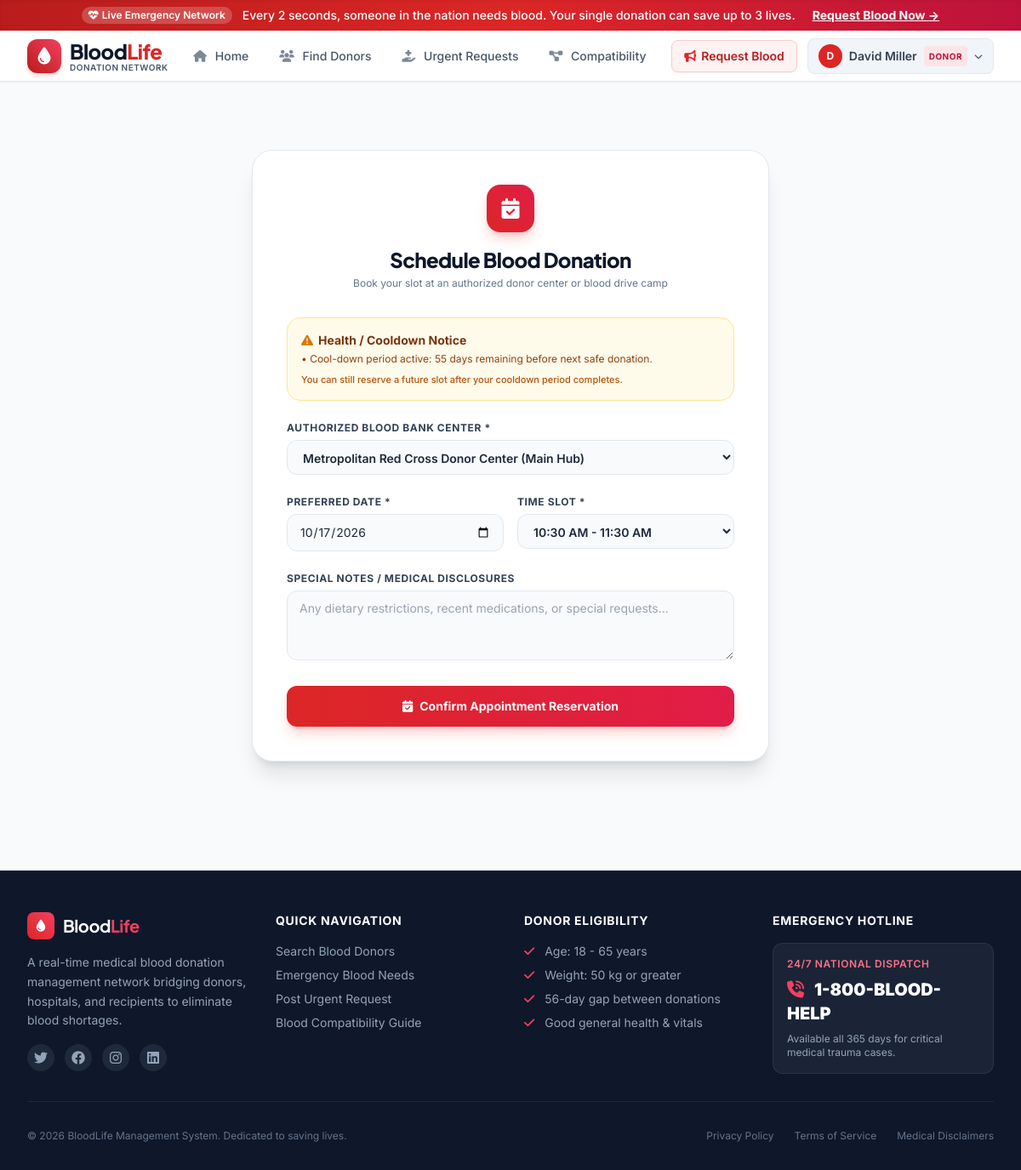
Page /appointments/book (signed in) on the committed database.
### tables this page shows
CREATE TABLE users (
            id INTEGER PRIMARY KEY AUTOINCREMENT,
            full_name TEXT NOT NULL,
            email TEXT UNIQUE NOT NULL,
            password_hash TEXT NOT NULL,
            role TEXT NOT NULL DEFAULT 'donor', -- 'donor', 'recipient', 'admin'
            blood_group TEXT,
            phone TEXT NOT NULL,
            city TEXT NOT NULL,
            age INTEGER,
            gender TEXT,
            weight REAL,
            is_available INTEGER DEFAULT 1,
            last_donation_date TEXT,
            created_at TIMESTAMP DEFAULT CURRENT_TIMESTAMP
        );

### app.py (the view, shortened to what this page needs)
@app.route('/appointments/book', methods=['GET', 'POST'])
@login_required
def book_appointment():
    user = get_current_user()
    if user['role'] != 'donor' and user['role'] != 'admin':
        flash('Only registered donors can book blood donation appointments.', 'warning')
        return redirect(url_for('dashboard'))
    eligibility = check_eligibility(user)
    return render_template('book_appointment.html', eligibility=eligibility)

### app.py (called while the page is built)
@app.context_processor
def inject_global_data():
    user = get_current_user()
    return {
        'current_user': user,
        'COMPATIBILITY_MATRIX': COMPATIBILITY_MATRIX,
        'current_year': datetime.now().year
    }

### auth.py (called while the page is built)
def get_current_user():
    if 'user_id' not in session:
        return None
    conn = get_db_connection()
    user = conn.execute('SELECT * FROM users WHERE id = ?', (session['user_id'],)).fetchone()
    conn.close()
    return user

def login_required(f):
    @wraps(f)
    def decorated_function(*args, **kwargs):
        if 'user_id' not in session:
            flash('Please log in to access this page.', 'warning')
            return redirect(url_for('login'))
        return f(*args, **kwargs)
    return decorated_function

### database.py (called while the page is built)
def get_db_connection():
    conn = sqlite3.connect(DB_PATH)
    conn.row_factory = sqlite3.Row
    return conn

### templates/book_appointment.html (shortened to what this page needs)
{% extends "base.html" %}
{% block content %}
<div class="py-12 sm:py-16 px-4 sm:px-6 lg:px-8 max-w-2xl mx-auto">
    <div class="bg-white p-8 sm:p-10 rounded-3xl shadow-xl border border-slate-200">
        <div class="text-center mb-8">
            <div class="w-14 h-14 mx-auto rounded-2xl bg-gradient-to-tr from-blood-600 to-rose-600 flex items-center justify-center text-white shadow-lg shadow-blood-500/25 mb-4">
                <i class="fa-solid fa-calendar-check text-2xl"></i>
            </div>
            <h2 class="text-2xl font-black text-slate-900 tracking-tight" style="font-family: 'Plus Jakarta Sans', sans-serif;">
                Schedule Blood Donation
            </h2>
            <p class="text-xs text-slate-500 mt-1">Book your slot at an authorized donor center or blood drive camp</p>
        </div>
        {% if not eligibility.eligible %}
        <div class="mb-6 p-4 rounded-2xl bg-amber-50 border border-amber-200 text-amber-800 text-xs space-y-1">
            <div class="font-bold flex items-center gap-1.5 text-sm text-amber-900">
                <i class="fa-solid fa-triangle-exclamation text-amber-600"></i> Health / Cooldown Notice
            </div>
            {% for r in eligibility.reasons %}
                <p>&bull; {{ r }}</p>
            {% endfor %}
            <p class="pt-1 text-[11px] text-amber-700 font-medium">You can still reserve a future slot after your cooldown period completes.</p>
        </div>
        {% endif %}
        <form action="{{ url_for('book_appointment') }}" method="POST" class="space-y-6">
            <div>
                <label class="block text-xs font-bold text-slate-700 uppercase tracking-wider mb-1.5">Authorized Blood Bank Center *</label>
                <select name="center" required class="w-full px-3.5 py-2.5 bg-slate-50 border border-slate-200 rounded-xl text-sm font-semibold focus:outline-none focus:ring-2 focus:ring-blood-500 focus:bg-white transition">
                    <option value="Metropolitan Red Cross Donor Center">Metropolitan Red Cross Donor Center (Main Hub)</option>
                </select>
            </div>
            <div class="grid grid-cols-1 sm:grid-cols-2 gap-4">
                <div>
                    <label class="block text-xs font-bold text-slate-700 uppercase tracking-wider mb-1.5">Preferred Date *</label>
                    <input type="date" name="appointment_date" required class="w-full px-3.5 py-2.5 bg-slate-50 border border-slate-200 rounded-xl text-sm focus:outline-none focus:ring-2 focus:ring-blood-500 focus:bg-white transition">
                </div>
                <div>
                    <label class="block text-xs font-bold text-slate-700 uppercase tracking-wider mb-1.5">Time Slot *</label>
                    <select name="appointment_time" required class="w-full px-3.5 py-2.5 bg-slate-50 border border-slate-200 rounded-xl text-sm font-semibold focus:outline-none focus:ring-2 focus:ring-blood-500 focus:bg-white transition">
                        <option value="10:30 AM" selected>10:30 AM - 11:30 AM</option>
                    </select>
                </div>
            </div>
            <div>
                <label class="block text-xs font-bold text-slate-700 uppercase tracking-wider mb-1.5">Special Notes / Medical Disclosures</label>
                <textarea name="notes" rows="3" placeholder="Any dietary restrictions, recent medications, or special requests..." class="w-full px-3.5 py-2.5 bg-slate-50 border border-slate-200 rounded-xl text-sm focus:outline-none focus:ring-2 focus:ring-blood-500 focus:bg-white transition"></textarea>
            </div>
            <div>
                <button type="submit" class="w-full py-3.5 px-4 bg-gradient-to-r from-blood-600 to-rose-600 hover:from-blood-700 hover:to-rose-700 text-white font-bold text-sm rounded-xl transition shadow-lg shadow-blood-500/25 flex items-center justify-center space-x-2">
                    <i class="fa-solid fa-calendar-check"></i>
                    <span>Confirm Appointment Reservation</span>
                </button>
            </div>
        </form>
    </div>
</div>
{% endblock %}

### templates/base.html (shortened to what this page needs)
<!DOCTYPE html>
<html lang="en">
<head>
    <script src="https://cdn.tailwindcss.com"></script>
    <link rel="stylesheet" href="https://cdnjs.cloudflare.com/ajax/libs/font-awesome/6.4.0/css/all.min.css">
    <link rel="stylesheet" href="{{ url_for('static', filename='css/style.css') }}">
</head>
<body class="bg-slate-50 text-slate-800 min-h-screen flex flex-col font-sans antialiased">
    <div class="bg-gradient-to-r from-blood-700 via-blood-600 to-rose-700 text-white text-xs sm:text-sm py-2 px-4 text-center font-medium shadow-inner flex items-center justify-center gap-3">
        <span class="inline-flex items-center px-2 py-0.5 rounded-full text-xs font-semibold bg-white/20 text-white animate-pulse">
            <i class="fa-solid fa-heart-pulse mr-1"></i> Live Emergency Network
        </span>
        <span>Every 2 seconds, someone in the nation needs blood. Your single donation can save up to 3 lives.</span>
        <a href="{{ url_for('create_request') }}" class="underline font-bold hover:text-rose-200 hidden md:inline ml-2">Request Blood Now &rarr;</a>
    </div>
    <nav class="bg-white border-b border-slate-200 sticky top-0 z-50 shadow-sm transition-all duration-200">
        <div class="max-w-7xl mx-auto px-4 sm:px-6 lg:px-8">
            <div class="flex justify-between h-18 py-2">
                <div class="flex items-center space-x-3">
                    <a href="{{ url_for('index') }}" class="flex items-center space-x-2.5 group">
                        <div class="w-10 h-10 rounded-xl bg-gradient-to-tr from-blood-700 to-rose-500 flex items-center justify-center text-white shadow-md shadow-blood-500/20 group-hover:scale-105 transition-transform">
                            <i class="fa-solid fa-droplet text-xl"></i>
                        </div>
                        <div>
                            <span class="text-2xl font-black tracking-tight text-slate-900 group-hover:text-blood-600 transition-colors" style="font-family: 'Plus Jakarta Sans', sans-serif;">
                                Blood<span class="text-blood-600">Life</span>
                            </span>
                            <span class="block text-[10px] font-semibold uppercase tracking-wider text-slate-600 -mt-1">Donation Network</span>
                        </div>
                    </a>
                </div>
                <div class="hidden md:flex items-center space-x-1 lg:space-x-3 font-medium text-sm text-slate-600">
                    <a href="{{ url_for('index') }}" class="px-3 py-2 rounded-lg hover:text-blood-600 hover:bg-blood-50 transition-colors {% if request.path == '/' %}text-blood-600 font-semibold bg-blood-50/70{% endif %}">
                        <i class="fa-solid fa-house mr-1.5 opacity-70"></i> Home
                    </a>
                    <a href="{{ url_for('list_donors') }}" class="px-3 py-2 rounded-lg hover:text-blood-600 hover:bg-blood-50 transition-colors {% if request.path == '/donors' %}text-blood-600 font-semibold bg-blood-50/70{% endif %}">
                        <i class="fa-solid fa-users mr-1.5 opacity-70"></i> Find Donors
                    </a>
                    <a href="{{ url_for('list_requests') }}" class="px-3 py-2 rounded-lg hover:text-blood-600 hover:bg-blood-50 transition-colors {% if request.path == '/requests' %}text-blood-600 font-semibold bg-blood-50/70{% endif %}">
                        <i class="fa-solid fa-hand-holding-medical mr-1.5 opacity-70"></i> Urgent Requests
                    </a>
                    <a href="{{ url_for('compatibility') }}" class="px-3 py-2 rounded-lg hover:text-blood-600 hover:bg-blood-50 transition-colors ">
                        <i class="fa-solid fa-diagram-project mr-1.5 opacity-70"></i> Compatibility
                    </a>
                </div>
                <div class="hidden md:flex items-center space-x-3">
                    {% if current_user %}
                        <a href="{{ url_for('create_request') }}" class="inline-flex items-center px-3.5 py-2 border border-blood-200 text-blood-700 bg-blood-50 hover:bg-blood-100 rounded-lg text-sm font-semibold transition shadow-sm">
                            <i class="fa-solid fa-bullhorn mr-1.5 text-blood-600"></i> Request Blood
                        </a>
                        <div class="relative group">
                            <button class="flex items-center space-x-2 text-sm font-medium text-slate-700 hover:text-slate-900 bg-slate-100 hover:bg-slate-200 py-1.5 px-3 rounded-lg border border-slate-200 transition">
                                <div class="w-7 h-7 rounded-full bg-blood-600 text-white font-bold flex items-center justify-center text-xs">
                                    {{ current_user['full_name'][:1] }}
                                </div>
                                <span class="max-w-[120px] truncate font-semibold">{{ current_user['full_name'] }}</span>
                                <span class="px-1.5 py-0.5 rounded text-[10px] uppercase font-bold tracking-wider {% if current_user['role'] == 'admin' %}bg-purple-100 text-purple-700{% elif current_user['role'] == 'donor' %}bg-rose-100 text-rose-700{% else %}bg-blue-100 text-blue-700{% endif %}">
                                    {{ current_user['role'] }}
                                </span>
                                <i class="fa-solid fa-chevron-down text-[10px] text-slate-600"></i>
                            </button>
                        </div>
                    {% endif %}
                </div>
            </div>
        </div>
    </nav>
    <main class="flex-grow">
        {% block content %}{% endblock %}
    </main>
    <footer class="bg-slate-900 text-slate-300 pt-12 pb-8 border-t border-slate-800 mt-16">
        <div class="max-w-7xl mx-auto px-4 sm:px-6 lg:px-8">
            <div class="grid grid-cols-1 md:grid-cols-4 gap-8 mb-8">
                <div class="space-y-4">
                    <div class="flex items-center space-x-2.5">
                        <div class="w-8 h-8 rounded-lg bg-gradient-to-tr from-blood-600 to-rose-500 flex items-center justify-center text-white">
                            <i class="fa-solid fa-droplet text-sm"></i>
                        </div>
                        <span class="text-xl font-bold tracking-tight text-white" style="font-family: 'Plus Jakarta Sans', sans-serif;">
                            Blood<span class="text-rose-500">Life</span>
                        </span>
                    </div>
                    <p class="text-sm text-slate-400 leading-relaxed">
                        A real-time medical blood donation management network bridging donors, hospitals, and recipients to eliminate blood shortages.
                    </p>
                    <div class="flex space-x-3 text-slate-400">
                        <span class="w-8 h-8 rounded-full bg-slate-800 flex items-center justify-center hover:text-rose-400 cursor-pointer"><i class="fa-brands fa-twitter"></i></span>
                        <span class="w-8 h-8 rounded-full bg-slate-800 flex items-center justify-center hover:text-rose-400 cursor-pointer"><i class="fa-brands fa-facebook"></i></span>
                        <span class="w-8 h-8 rounded-full bg-slate-800 flex items-center justify-center hover:text-rose-400 cursor-pointer"><i class="fa-brands fa-instagram"></i></span>
                        <span class="w-8 h-8 rounded-full bg-slate-800 flex items-center justify-center hover:text-rose-400 cursor-pointer"><i class="fa-brands fa-linkedin"></i></span>
                    </div>
                </div>
                <div>
                    <h3 class="text-white font-bold text-sm tracking-wider uppercase mb-4">Quick Navigation</h3>
                    <ul class="space-y-2 text-sm text-slate-400">
                        <li><a href="{{ url_for('list_donors') }}" class="hover:text-rose-400 transition">Search Blood Donors</a></li>
                        <li><a href="{{ url_for('list_requests') }}" class="hover:text-rose-400 transition">Emergency Blood Needs</a></li>
                        <li><a href="{{ url_for('create_request') }}" class="hover:text-rose-400 transition">Post Urgent Request</a></li>
                        <li><a href="{{ url_for('compatibility') }}" class="hover:text-rose-400 transition">Blood Compatibility Guide</a></li>
                    </ul>
                </div>
                <div>
                    <h3 class="text-white font-bold text-sm tracking-wider uppercase mb-4">Donor Eligibility</h3>
                    <ul class="space-y-2 text-sm text-slate-400">
                        <li><i class="fa-solid fa-check text-rose-500 mr-2"></i> Age: 18 - 65 years</li>
                        <li><i class="fa-solid fa-check text-rose-500 mr-2"></i> Weight: 50 kg or greater</li>
                        <li><i class="fa-solid fa-check text-rose-500 mr-2"></i> 56-day gap between donations</li>
                        <li><i class="fa-solid fa-check text-rose-500 mr-2"></i> Good general health & vitals</li>
                    </ul>
                </div>
                <div>
                    <h3 class="text-white font-bold text-sm tracking-wider uppercase mb-4">Emergency Hotline</h3>
                    <div class="bg-slate-800/80 p-4 rounded-xl border border-slate-700/60 space-y-2">
                        <p class="text-xs text-rose-400 font-semibold tracking-wider uppercase">24/7 National Dispatch</p>
                        <p class="text-xl font-black text-white"><i class="fa-solid fa-phone-volume text-rose-500 mr-2"></i> 1-800-BLOOD-HELP</p>
                        <p class="text-xs text-slate-400">Available all 365 days for critical medical trauma cases.</p>
                    </div>
                </div>
            </div>
            <div class="pt-8 border-t border-slate-800 flex flex-col sm:flex-row justify-between items-center text-xs text-slate-500">
                <p>&copy; {{ current_year }} BloodLife Management System. Dedicated to saving lives.</p>
                <div class="flex space-x-6 mt-4 sm:mt-0">
                    <span class="hover:text-slate-400">Privacy Policy</span>
                    <span class="hover:text-slate-400">Terms of Service</span>
                    <span class="hover:text-slate-400">Medical Disclaimers</span>
                </div>
            </div>
        </div>
    </footer>
</body>
</html>

### rows in the picture
users: full_name "D", full_name "David Miller", role "DONOR"

### other values in the picture
{{ r }} "Cool-down period active: 55 days remaining before next safe donation."
